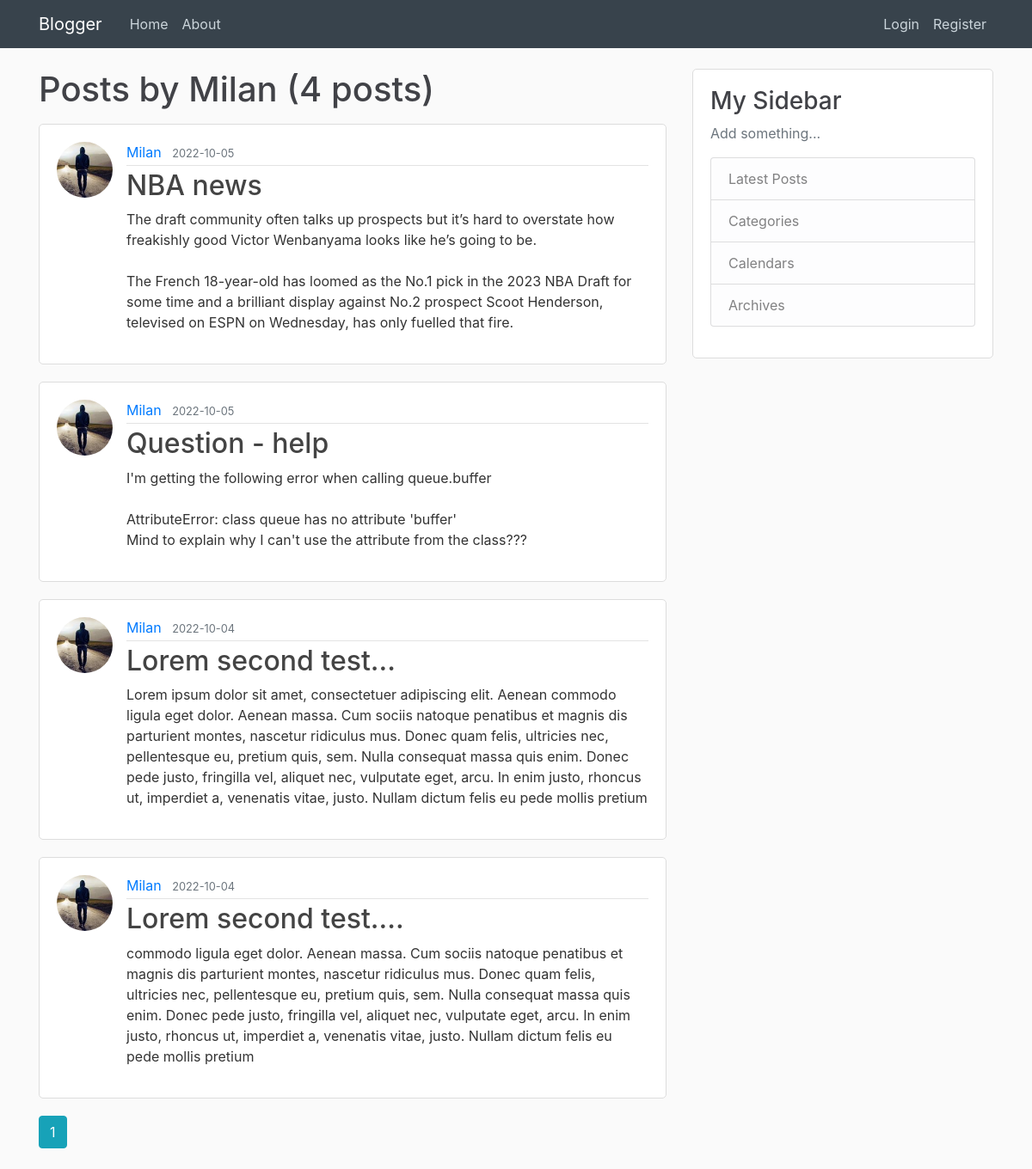
Screenshot of /user/Milan with the database file from the repository.
### blogger/models.py (models this page shows, shortened)
class User(db.Model, UserMixin):
    id = db.Column(db.Integer, primary_key=True)
    username = db.Column(db.String(20), unique=True, nullable=False)
    email = db.Column(db.String(120), unique=True, nullable=False)
    image_file = db.Column(db.String(20), nullable=False, default='default.jpg')
    password = db.Column(db.String(60), nullable=False)
    posts = db.relationship('Post', backref='author', lazy=True)

class Post(db.Model):
    id = db.Column(db.Integer, primary_key=True)
    title = db.Column(db.String(100), nullable=False)
    date_posted = db.Column(db.DateTime, nullable=False, default=datetime.utcnow)
    content = db.Column(db.Text, nullable=False)
    user_id = db.Column(db.Integer, db.ForeignKey('user.id'), nullable=False)

### blogger/routes.py (the view)
@app.route("/user/<string:username>")
def user_posts(username):
    page = request.args.get('page', 1, type=int)
    user = User.query.filter_by(username=username).first_or_404()
    posts = Post.query.filter_by(author=user).order_by(Post.date_posted.desc()).paginate(page=page, per_page=5)
    return render_template('user_posts.html', posts=posts, user=user)

### blogger/templates/user_posts.html
{% extends 'layout.html' %}
{% block content %}
    <h1 class="mb-3">Posts by {{ user.username }} ({{ posts.total }} posts)</h1>
    {% for post in posts.items %}
        <article class="media content-section">
            <img class="rounded-circle article-img" src="{{ url_for('static', filename='profile_pics/' + post.author.image_file) }}">
            <div class="media-body">
                <div class="article-metadata">
                    <a class="mr-2" href="{{ url_for('user_posts', username=post.author.username) }}">{{ post.author.username }}</a>
                    <small class="text-muted">{{ post.date_posted.strftime('%Y-%m-%d') }}</small>
                </div>
                <h2><a class="article-title" href="{{ url_for('post', post_id=post.id) }}">{{ post.title }}</a></h2>
                <p class="article-content">{{ post.content }}</p>
            </div>
        </article>
    {% endfor %}
    {% for page_num in posts.iter_pages(left_edge=1, right_edge=1, left_current=1, right_current=2) %}
        {% if page_num %}
            {% if posts.page == page_num %}
                <a class="btn btn-info mb-4" href="{{ url_for('user_posts', username=user.username, page=page_num) }}">{{ page_num }}</a>
            {% else %}
                <a class="btn btn-outline-info mb-4" href="{{ url_for('user_posts', username=user.username, page=page_num) }}">{{ page_num }}</a>
            {% endif %}
        {% else %}
            ...
        {% endif %}
    {% endfor %}
{% endblock %}

### blogger/static/main.css (style rules this page uses)
body { background: #fafafa; color: #333333; margin-top: 5rem; }
h1, h2, h3, h4, h5, h6 { color: #414247; }
.content-section { background: #ffffff; padding: 20px 20px; border: 1px solid #dddddd; border-radius: 5px; margin-bottom: 20px; }
.article-title { color: #444444; }
.article-content { white-space: pre-line; }
.article-img { height: 65px; width: 65px; margin-right: 16px; }
.article-metadata { padding-bottom: 3px; margin-bottom: 4px; border-bottom: 1px solid #e3e3e3 }

### rows the page displays
User: username "Milan"
Post: image_file (picture), author.username "Milan", date_posted "2022-10-05", title "NBA news", content "The draft community often talks up prospects but it’s hard to overstate how freakishly good Victor Wenbanyama looks like he’s going to be. The French 18-year-old has loomed as the No.1 pick in the 2023 NBA Draft for some time and a brilliant display against No.2 prospect Scoot Henderson, televised on ESPN on Wednesday, has only fuelled that fire."
Post: image_file (picture), author.username "Milan", date_posted "2022-10-05", title "Question - help", content "I'm getting the following error when calling queue.buffer AttributeError: class queue has no attribute 'buffer' Mind to explain why I can't use the attribute from the class???"
Post: image_file (picture), author.username "Milan", date_posted "2022-10-04", title "Lorem second test...", content "Lorem ipsum dolor sit amet, consectetuer adipiscing elit. Aenean commodo ligula eget dolor. Aenean massa. Cum sociis natoque penatibus et magnis dis parturient montes, nascetur ridiculus mus. Donec quam felis, ultricies nec, pellentesque eu, pretium quis, sem. Nulla consequat massa quis enim. Donec pede justo, fringilla vel, aliquet nec, vulputate eget, arcu. In enim justo, rhoncus ut, imperdiet a, venenatis vitae, justo. Nullam dictum felis eu pede mollis pretium"
Post: image_file (picture), author.username "Milan", date_posted "2022-10-04", title "Lorem second test....", content "commodo ligula eget dolor. Aenean massa. Cum sociis natoque penatibus et magnis dis parturient montes, nascetur ridiculus mus. Donec quam felis, ultricies nec, pellentesque eu, pretium quis, sem. Nulla consequat massa quis enim. Donec pede justo, fringilla vel, aliquet nec, vulputate eget, arcu. In enim justo, rhoncus ut, imperdiet a, venenatis vitae, justo. Nullam dictum felis eu pede mollis pretium"

### other values shown
{{ posts.total }} "4"
{{ page_num }} "1"
